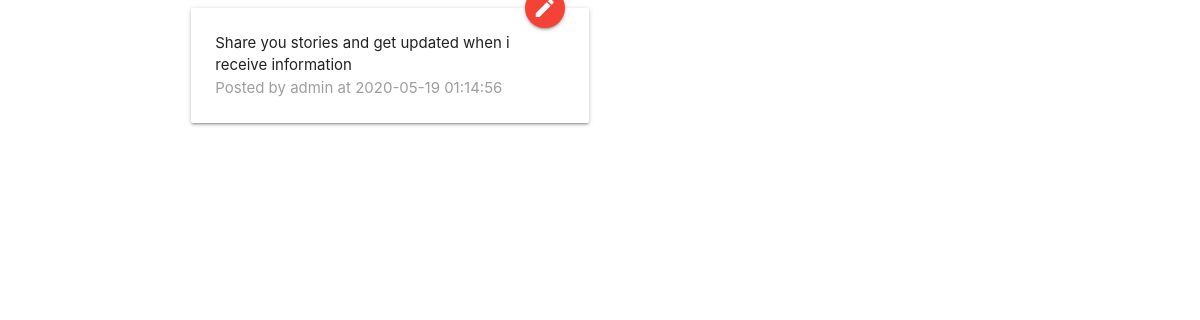
/public_html/detail_article.php?ID=1, run on the app's committed database.
### tables this page shows
CREATE TABLE IF NOT EXISTS `articles` (
`id` INT auto_increment primary key,
`url` varchar(250) null,
`headline` varchar(70) NOT null,
`content` varchar(200) null,
`userID` int NOT NULL,
 constraint fk_author FOREIGN key (`userID`) REFERENCES users(`id`) ON update cascade ON delete cascade,
`created` DATETIME NULL ,
`lastUpdated` TIMESTAMP NOT NULL DEFAULT CURRENT_TIMESTAMP 
);

CREATE TABLE IF NOT EXISTS `users` ( 
`id` INT(11) auto_increment ,
`url` VARCHAR(250) NULL ,
`username` VARCHAR(60) NULL , 
`email` VARCHAR(60) NOT NULL , 
`firstName` VARCHAR(60) NULL ,
`lastName` VARCHAR(60) NULL ,
`fullName` VARCHAR(60) NULL,
`isAdmin` BOOLEAN NULL ,
`passwordHash` VARCHAR(65) NOT NULL ,
`created` DATETIME NULL ,
`lastUpdated` TIMESTAMP NOT NULL DEFAULT CURRENT_TIMESTAMP ,
`expiryDate` DATETIME NULL, 
 PRIMARY KEY (`id`)
 );

### src/database/DatabaseConnection.php (called while the page is built, shortened)
<?php
class DatabaseConnection
{
    private $APP_DB_NAME = 'cat2';
    public function get_db_connection()
    {
        $mysqli = new \mysqli('127.0.0.1', "root", "", $this->APP_DB_NAME, 3306);
        return  $mysqli;
    }
}

### src/Repository.php (called while the page is built, shortened)
<?php
class Repository
{
    private $db;
    public function __construct()
    {
      $mysqli = new DatabaseConnection();
      $this->db = $mysqli->get_db_connection();
    }
    public function find_user_with_id($id)
    {
        $result = array(
            "status"  => "",
            "body"    => array(
                "user"    => array()
            ),
            "error"   => array()
        );
        $stmt = $this->db->prepare("SELECT * FROM users WHERE id LIKE ?");
        if (!$stmt->bind_param('i', $id)){
            trigger_error("Binding parameters failed: (" . $stmt->errno . ") " . $stmt->error,
                E_ERROR);
        }
        if (!$stmt->execute()) {
            trigger_error("Execute failed: (" . $stmt->errno . ") " . $stmt->error,
                E_CORE_ERROR);
            $result['status'] = "No user with that id exists";
            $result["error"]  =  $stmt->error;
        }
        $res = $stmt->get_result();
        $row = $res->fetch_assoc();
        if ($row["id"] != null){
            $result["status"]  = "Query successful";
            $result["body"]    = array(
                "user"   => array(
                    "id"            => $row["id"],
                    "url"           => $row["url"],
                    "username"      => $row["username"],
                    "email"         => $row["email"],
                    "first_name"    => $row["firstName"],
                    "last_name"     => $row["lastName"],
                    "full_name"     => $row["fullName"],
                    "is_admin"      => $row["isAdmin"],
                    "password"      => $row["passwordHash"],
                    "created"       => $row["created"],
                    "last_updated"  => $row["lastUpdated"]
                )
            );
            return $result;
        } else {
            $result['status'] = "No user with that id exists";
        }
        return $result;
    }
    public function read_post($articleID){
        $result = array(
            "status"   => "" ,
            "body"  => array(
                "article"  => array()
            ),
            "error"    => array()
        );
        $sql =  "SELECT * FROM articles WHERE id LIKE ?";
        $stmt = $this->db->prepare($sql);
        $articleID = filter_var($articleID, FILTER_VALIDATE_INT);
        if (!$stmt->bind_param("i",$articleID)) {
            trigger_error("Binding parameters failed: ("
                . $stmt->errno . ") " . $stmt->error);
            $result['error'] =  $stmt->error;
        }
        if (!$stmt->execute()) {
            trigger_error("Execute failed: (" . $stmt->errno . ") " . $stmt->error);
            $result['status']  = "Article read unsuccessful";
            $result["error"] = $stmt->error;
        } else {
            $res = $stmt->get_result();
            $row = $res->fetch_assoc();
            if ($row['id'] != null){
                $result['body']['article'] = array(
                    'id'           => $row['id'],
                    'url'          => $row['url'],
                    'headline'     => $row['headline'],
                    'content'      => html_entity_decode($row['content']),
                    'user_id'       => $row['userID'],
                    'created'      => $row['created'],
                    'last_updated' => $row['lastUpdated']
                );
                $result['status']  = "Article read successfully";
                return $result;
            } else {
                header($_SERVER["SERVER_PROTOCOL"]." 404 Not Found");
                $result["body"] = array();
                $result["error"] = "No Article found";
            }
        }
        return $result;
    }
}

### public_html/detail_article.php (the view, shortened to what this page needs)
<?php
$repository = new Repository();
$request_method = $_SERVER['REQUEST_METHOD'];
$article = array();
switch ($request_method) {
    case 'GET':
        $id = filter_input(INPUT_GET, "ID");
        $result = $repository->read_post($id);
        $article = $result['body']['article'];
}
?>
<!DOCTYPE html>
<html lang="en">
<head>
    <link href="res/vendor/materialize/css/materialize.css" rel="stylesheet" media="screen,projection">
    <link href="res/vendor/fontawesome/css/fontawesome.css" rel="stylesheet">
    <link href="res/vendor/fontawesome/css/brands.css" rel="stylesheet">
    <link href="res/vendor/fontawesome/css/solid.css" rel="stylesheet">
    <link href="res/css/main.css" rel="stylesheet" media="screen,projection">
</head>
<body>
<div class="container">
    <main>
        <div class="row">
            <div class="col s12 m6">
                <div class="card">
                    <div class="card-image">
                        <span class="card-title"><?php echo $article['headline']; ?></span>
                        <a class="btn-floating halfway-fab waves-effect waves-light red"
                           href="edit_article.php?ID=<?php echo $article['id']; ?>"><i class="material-icons">edit</i></a>
                    </div>
                    <div class="card-content">
                        <p><?php echo $article['content']; ?></p>
                        <div>
                            <p class="teal-text grey-text">Posted by
                                <?php echo $repository->find_user_with_id($article['user_id'])['body']['user']['username']; ?>  at <?php echo $article['created'] ?></p>
                        </div>
                    </div>
                </div>
            </div>
        </div>
    </main>
</div>
</body>
</html>

### public_html/res/css/main.css (style rules this page uses)
.material-icons { font-family: 'Material Icons'; font-weight: normal; font-style: normal; font-size: 24px; line-height: 1; letter-spacing: normal; text-transform: none; display: inline-block; white-space: nowrap; word-wrap: normal; direction: ltr; -webkit-font-feature-settings: 'liga'; -webkit-font-smoothing: antialiased; }

### data on the page
articles: content "Share you stories and get updated when i receive information", userID.username "admin", created "2020-05-19 01:14:56"
